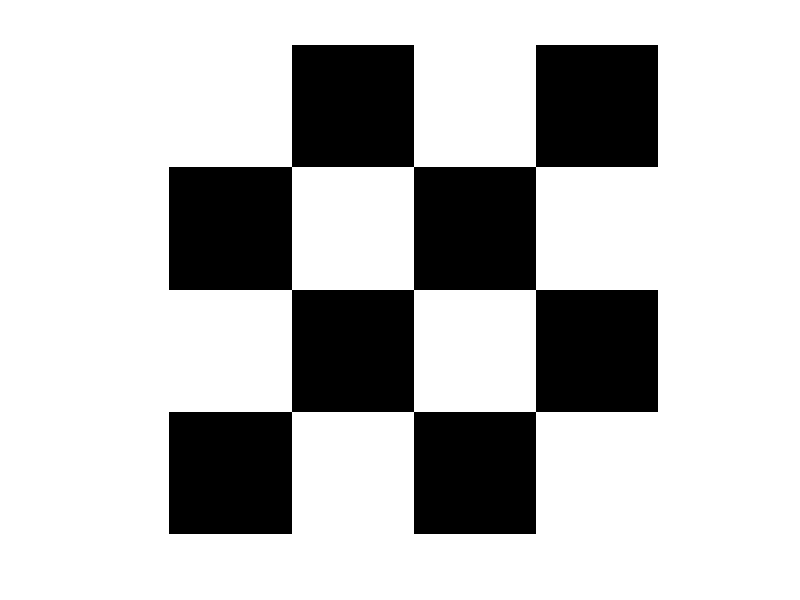
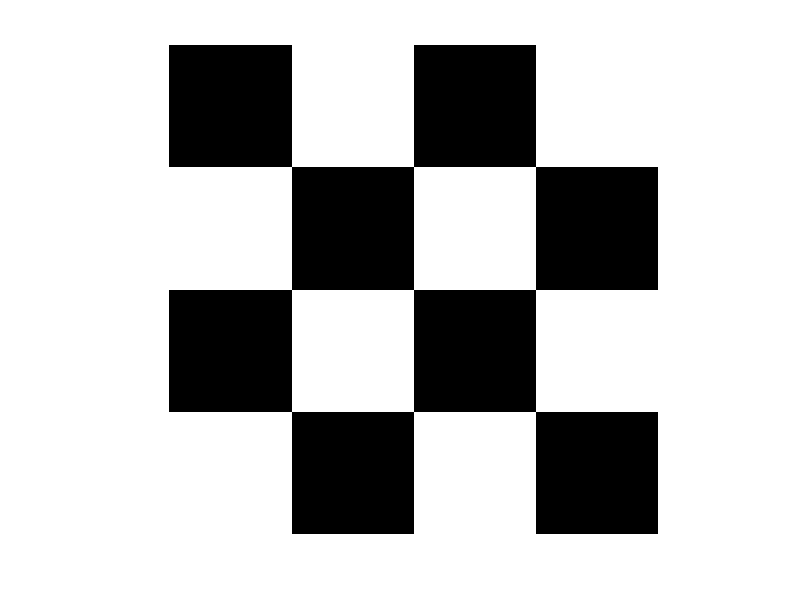
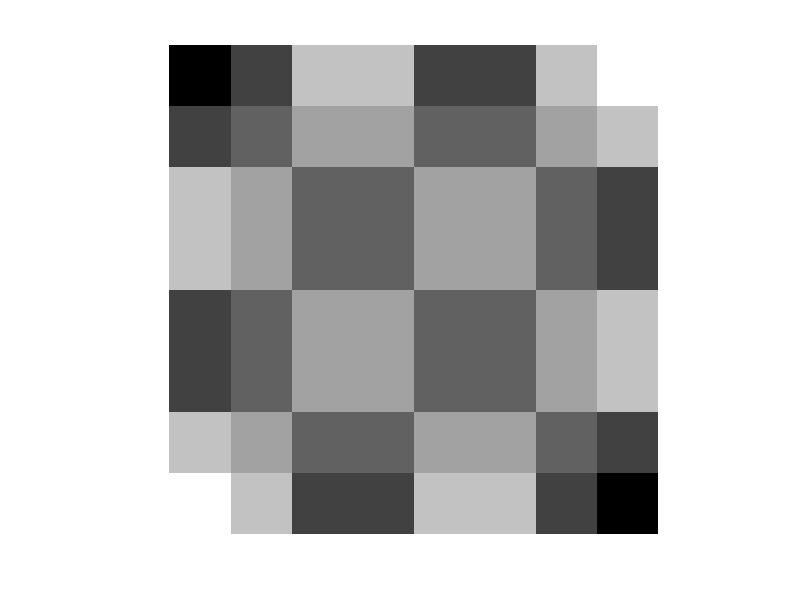
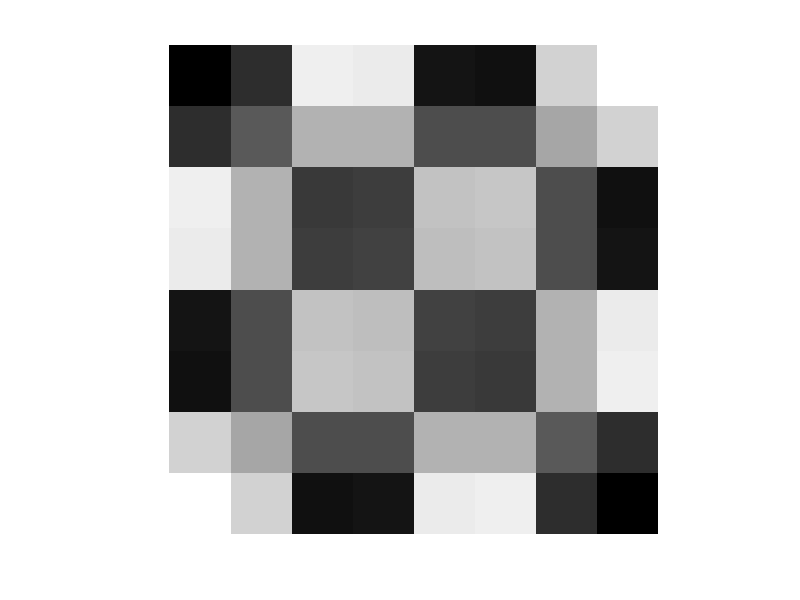

Reproduce these figures in MATLAB, in order. (Note: this script raises an error after producing the figures.)
L = zeros(4);
L(1:2:end,1:2:end) = 1;
L(2:2:end,2:2:end) = 1;
imshow(L,'InitialMagnification','fit');
L2a=imresize(L,[8 8],'nearest');
L2a=imrotate(L2a, 90, 'linear');

pause
figure
imshow(L2a, 'InitialMagnification','fit')
pause
L2b=imresize(L,[8 8],'bilinear')
L2b=imrotate(L2b, 90, 'bilinear');

figure
imshow(L2b, 'InitialMagnification','fit')
pause
L2c=imresize(L,[8 8],'bicubic')
L2c=imrotate(L2c, 90, 'bicubic');

figure
imshow(L2c, 'InitialMagnification','fit')
pause
L2d=imresize(L,[8 8],'lanczos3')
L2d=imrotate(L2d, 90, 'lanczos3');

figure
imshow(L2d, 'InitialMagnification','fit')